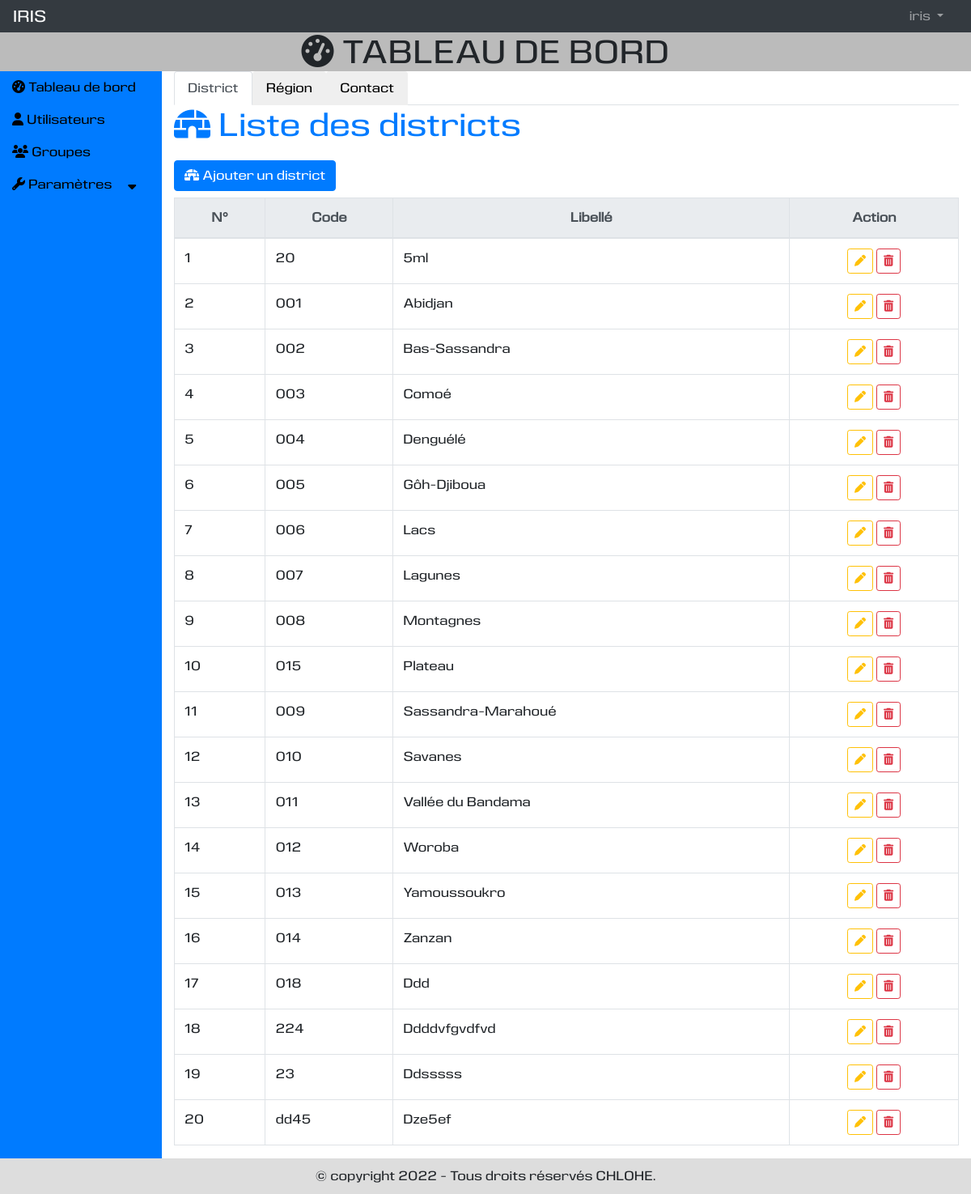
The page /localisation/ (signed in) on the database as committed earlier.
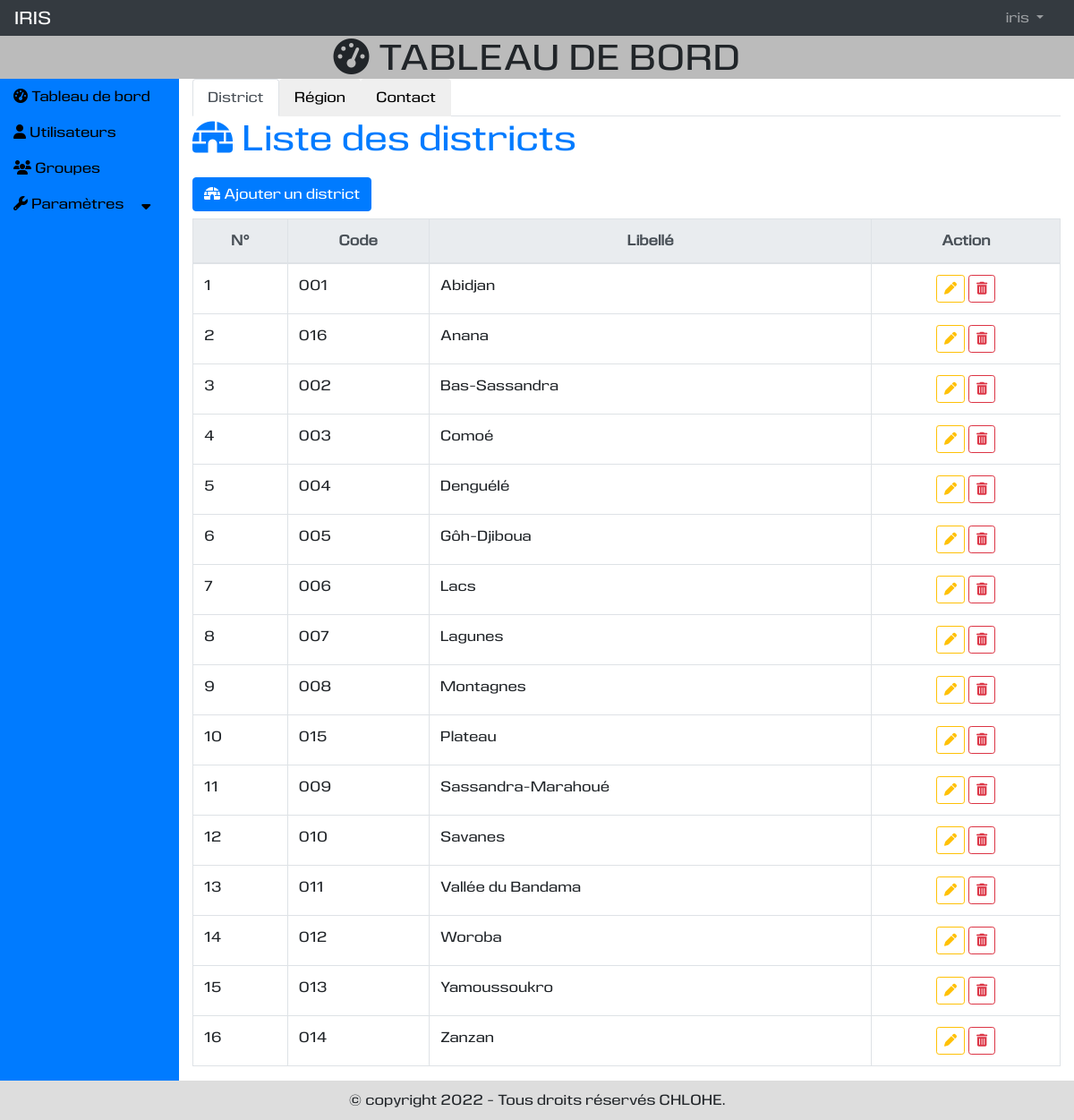
The same page on the database as committed later.
### localisation/models.py (models this page shows, shortened)
class District(models.Model):
    code = models.CharField(max_length=100, unique=True)
    libelle = models.CharField(max_length=250, verbose_name="Libellé", unique=True)

### localisation/views.py (the view)
# urls.py: path('', views.localisation, name = 'localisation'),
@login_required
@permission_required('auth.view_user', raise_exception=True)
@permission_required('auth.view_group', raise_exception=True)
def localisation(request):
    districts = District.objects.all().order_by("libelle")
    regions = Region.objects.all().order_by("libelle")
    active_district = ['','false','']
    active_region = ['','false','']
    if _active_onglet == "district":
        active_district =  ['active', 'true', 'show active']
    elif _active_onglet == "region":
        active_region = ['active', 'true', 'show active']
    else:
        active_district =  ['active', 'true', 'show active']
    context = {
        "titre" : "Localisation",
        "districts" : districts,
        "regions" : regions,
        "active_region": active_region,
        "active_district": active_district,
    }
    return render(request, "localisation/localisation.html", context)

### localisation/templates/localisation/localisation.html (shortened to what this page needs)
{% extends 'utilisateur/base.html' %}
{% load static %}
{% block tableau_de_bord %}
<div>
  <ul class="nav nav-tabs" id="myTab" role="tablist">
    <li class="nav-item" role="presentation">
      <button class="nav-link {{active_district|first}}" id="district1-tab" data-toggle="tab" data-target="#district1" type="button" role="tab" aria-controls="district1" aria-selected="active_district|slice:"1:2"|first }}">
        District
      </button>
    </li>
    <li class="nav-item" role="presentation">
      <button class="nav-link {{active_region|first}}" id="region-tab" data-toggle="tab" data-target="#region" type="button" role="tab" aria-controls="region" aria-selected="active_region|slice:"1:2"|first }}">
        Région
      </button>
    </li>
    <li class="nav-item" role="presentation">
      <button class="nav-link" id="contact-tab" data-toggle="tab" data-target="#contact" type="button" role="tab" aria-controls="contact" aria-selected="false">
        Contact
      </button>
    </li>
  </ul>
  <div class="tab-content" id="myTabContent">
    <div class="tab-pane fade {{ active_district|last }}" id="district1" role="tabpanel" aria-labelledby="district1-tab">
      <div>
        <h1 class="mb-3 text-primary"><i class="fas fa-igloo"></i> Liste des districts</h1>
        <h3><a class="btn btn-primary" data-toggle="modal" data-target="#ajouterModal" data-backdrop="static"><i class="fas fa-igloo"></i> Ajouter un district</a></h3>
        <div class="row">
            <div class="col-md-12">
                <table class="table  table-bordered table-hover table-responsive-md" id="district">
                    <thead class="text-center">
                        <tr class="thead-light">
                            <th>N°</th>
                            <th>Code</th>
                            <th>Libellé</th>
                            <th>Action</th>
                        </tr>
                    </thead>
                    <tbody>
                        {% for district in districts %}
                        <tr>
                            <td>{{forloop.counter}}</td>
                            <td>{{district.code}}</td>
                            <td>{{district.libelle|capfirst}}</td>
                            <td class="text-center">
                                <a class="btn btn-outline-warning btn-sm" title="Modifier" data-toggle="modal" data-target="#modifierModal{{district.id}}" data-backdrop="static"><i class="fas fa-pen"></i></a>
                                <button type="button" title="Supprimer" class="btn btn-outline-danger btn-sm" data-toggle="modal" data-target="#modal{{district.id}}" data-backdrop="static"><i class="fas fa-trash-alt"></i></button>
                            </td>
                        </tr>
                        {% endfor %}
                    </tbody>
                </table>
            </div>
        </div>
      </div>
    </div>
  </div>
</div>
{% endblock %}

### utilisateur/templates/utilisateur/base.html (shortened to what this page needs)
{% extends 'base.html' %}
{% block contenu %}
<div class="row m-0">
    <div class="col-md-6 offset-md-3">
        <h1 class="text-center"><i class="fa fa-dashboard"></i> TABLEAU DE BORD</h1>
    </div>
</div>
<div class="row" id = "contenu_index m-0">
    <div class="col-md-2 bg-primary" id = "contenu_index_gauche">
        <div>
            <ul class="menu-accordeon">
                <li><a href="{% url 'utilisateur:index' %}"><i class="fa fa-dashboard"></i> Tableau de bord</a></li>
                <li><a href="{% url 'utilisateur:utilisateur' %}"><i class="fa fa-user"></i> Utilisateurs</a></li>
                <li><a href="{% url 'utilisateur:groupe' %}"><i class="fa fa-group"></i> Groupes</a></li>
                <li>
                    <a href="#"><i class="fa fa-wrench"></i> Paramètres &nbsp;&nbsp;&nbsp;&nbsp;<i class="fas fa-sort-down"></i></a>
                </li>
            </ul>
        </div>
    </div>
    <div class="col-md-10" id = "contenu_index_droit">
        <div class="row">
            <div class="col-md-12">
                {% block tableau_de_bord %}
                {% endblock %}
            </div>
        </div>
    </div>
</div>
{% endblock %}

### templates/base.html (shortened to what this page needs)
{% load static %}
<!DOCTYPE html>
<html lang="fr">
<head>
    <link rel="stylesheet" href="https://maxcdn.bootstrapcdn.com/bootstrap/4.5.2/css/bootstrap.min.css">
    <link rel="stylesheet" type="text/css" href="https://cdn.datatables.net/v/bs4/jq-3.6.0/jszip-2.5.0/dt-1.12.1/b-2.2.3/b-html5-2.2.3/b-print-2.2.3/datatables.min.css"/>
    <link rel="stylesheet" type="text/css" href="{% static 'css/css.css' %}" />
</head>
<body>
  <div id ="page">
      {% block nas %}
      <div id ="nav">
        {% include 'nav.html' %}
      </div>
      {% endblock %}
    <div id ="contenu" class="container-fluid">
      {% block contenu %}
      {% endblock %}
    </div>
    <div id ="pied_page">
      {% block pied_page %}
        <div class="row" style="margin: 0px;">
            <div class="col-md-6 offset-md-3">
                <p class="text-center">
                    {% now "Y" as annee %}
                    {% if annee == "2022" %}
                    &copy copyright {{annee}} - Tous droits réservés CHLOHE.
                    {% else %}
                    &copy copyright 2022-{{annee}} - Tous droits réservés CHLOHE.
                    {% endif %}
                </p>
            </div>
        </div>
      {% endblock %}
    </div>
  </div>
</body>
</html>

### templates/nav.html (shortened to what this page needs)
<nav class="navbar navbar-expand-md bg-dark navbar-dark">
  <a class="navbar-brand" href="{% url 'utilisateur:connexion' %}">IRIS</a>
  <div class="collapse navbar-collapse" id="collapsNavbar">
    <ul class="navbar-nav">
      {% if not user.is_authenticated %}
      <li class="nav-item">
        <a class="nav-link" href="{% url 'utilisateur:connexion' %}">Connexion</a>
      </li>
      <li class="nav-item">
        <a class="nav-link" href="{% url 'utilisateur:inscription' 0 %}">S'inscrire</a>
      </li>
      {% else %}
      <li class="nav-item dropdown" style="position: relative;">
        <a class="nav-link dropdown-toggle" href="#" id="navbardrop" data-toggle="dropdown">
          {{user.get_username}}
        </a>
      </li>
      {% endif %}
    </ul>
  </div>
</nav>

### localisation/templates/localisation/modifier_district.html (shortened to what this page needs)
{% extends 'localisation/ajouter_district.html' %}

### static/css/css.css (style rules this page uses)
body { margin: 0px; padding: 0px; background : #EEE; font-family: 'eurocinewebfont'; }
nav { margin: 0px; padding: 0px; padding: 10px 10px 0px 10px; height: 40px; background: #DDD; }
nav div { display: flex; flex-direction: row; flex-wrap: wrap; justify-content: flex-end; }
nav div ul { margin: 0px; padding: 0px; list-style-type: none; }
nav div ul li { display: inline-block; margin-right: 10px; }
nav div ul li a { text-decoration: none; }
#contenu { background: #BBB; }
#contenu h1 { margin: 0px; padding : 0px; }
.menu-accordeon { padding:0; margin:0; list-style:none; }
.menu-accordeon a { display:block; text-decoration: none; color: black; padding: 8px 0; }
#contenu_index_droit { background: white; }
#pied_page { background: #DDD; padding: 10px; }
#pied_page p { margin: 0px; }

Rows that differ between the two databases and show on the page:
removed District: code "20", libelle "5ml"
removed District: code "018", libelle "Ddd"
removed District: code "224", libelle "Ddddvfgvdfvd"
removed District: code "23", libelle "Ddsssss"
removed District: code "dd45", libelle "Dze5ef"
added District: code "016", libelle "Anana"
